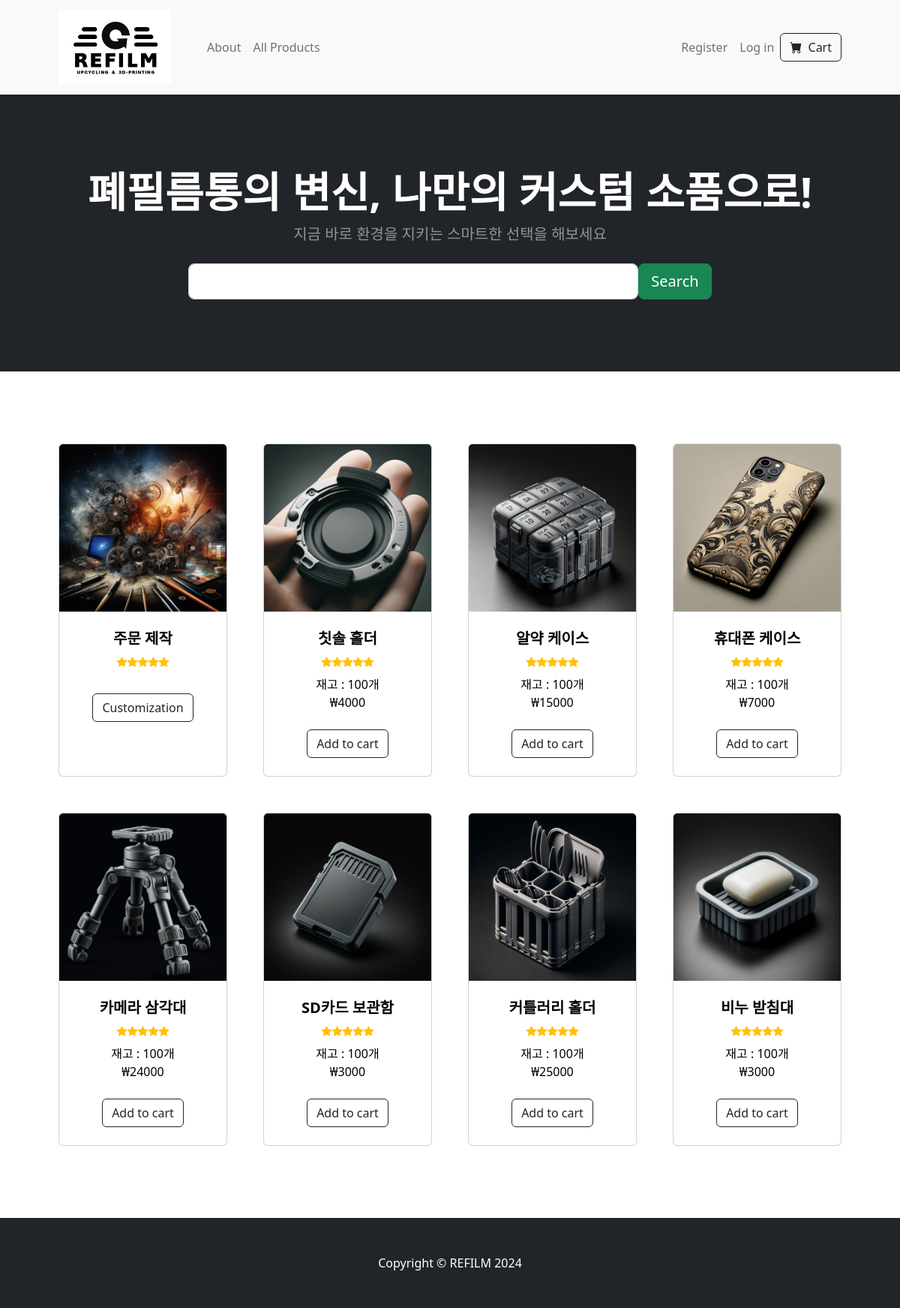
The app's page /, older data.
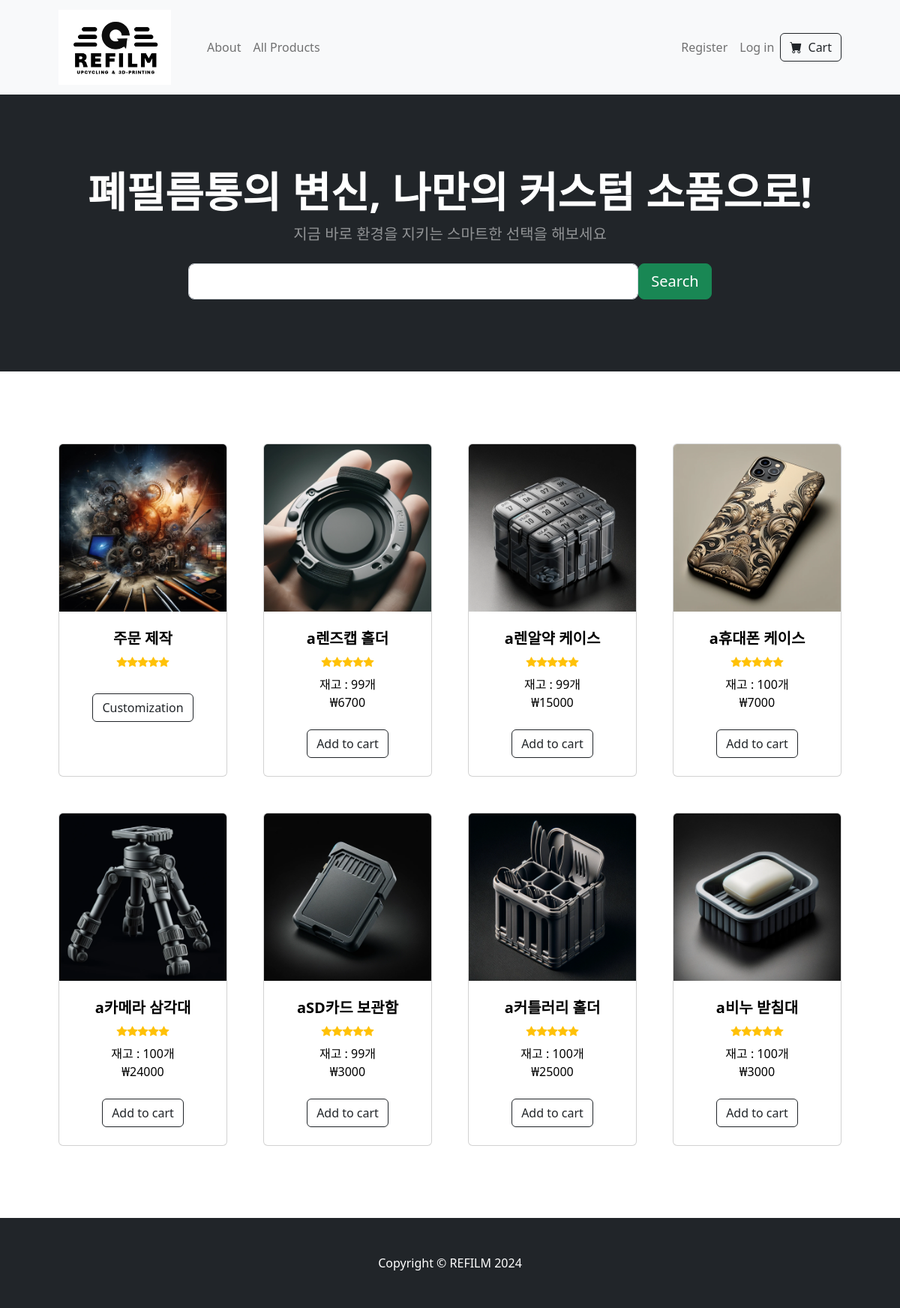
The same page, newer data.
### tables this page shows
CREATE TABLE products (id INTEGER PRIMARY KEY AUTOINCREMENT NOT NULL, productname TEXT NOT NULL, quantity INTEGER NOT NULL, price INTEGER NOT NULL, image_extension TEXT, description TEXT);

### app.py (the view)
@app.route('/')
def home():
    data, length = get_page_data(0, PER_PAGE)
    products = []
    for i in range(length):
        products.append({"product_name": data[i]["productname"], "quantity": data[i]["quantity"], "price": data[i]["price"], "product_id":int(data[i]["id"]), "image_extension": data[i]["image_extension"]})
    return render_template('index.html', products = products)

### helpers.py (called while the page is built)
def get_page_data(start, per_page_number):
    data = db.execute("SELECT * FROM products ORDER BY id desc LIMIT ? OFFSET ?", per_page_number, start)
    length = len(data)
    return data, length

### templates/index.html (shortened to what the changed rows need)
{% extends "layout.html" %}
{% block content %}
        <header class="bg-dark py-5">
            <div class="container px-4 px-lg-5 my-5">
                <div class="text-center text-white">
                    <h1 class="display-4 fw-bolder">폐필름통의 변신, 나만의 커스텀 소품으로!</h1>
                </div>
            </div>
        </header>
        <section class="py-5">
            <div class="container px-4 px-lg-5 mt-5">
                <div class="row gx-4 gx-lg-5 row-cols-2 row-cols-md-3 row-cols-xl-4 justify-content-center">
                    {% for product in products %}
                        <div class="col mb-5">
                            <div class="card h-100">
                                <a style="color: black; text-decoration:none" href="/product/{{ product.product_id }}">
                                    <img class="card-img-top" src="/static/product_images/product{{ product.product_id }}.{{ product.image_extension }}" alt="..." />
                                    <div class="card-body p-4">
                                        <div class="text-center">
                                            <h5 class="fw-bolder">{{ product.product_name }}</h5>
                                            <div class="d-flex justify-content-center small text-warning mb-2">
                                                <div class="bi-star-fill"></div>
                                                <div class="bi-star-fill"></div>
                                                <div class="bi-star-fill"></div>
                                                <div class="bi-star-fill"></div>
                                                <div class="bi-star-fill"></div>
                                            </div>
                                            재고 : {{ product.quantity }}개
                                            <br>₩{{ product.price }}
                                        </div>
                                    </div>
                                </a>
                                <form action="/add_to_cart/{{ product.product_id }}" method="post">
                                    <div class="card-footer p-4 pt-0 border-top-0 bg-transparent">
                                        <div class="text-center">
                                            <button type="submit" class="btn btn-outline-dark mt-auto">Add to cart</button>
                                        </div>
                                    </div>
                                </form>
                            </div>
                        </div>
                    {% endfor %}
                </div>
            </div>
        </section>
{% endblock %}

Row changes from the older to the newer data that the page shows:
changed products: product_name "칫솔 홀더" → "a렌즈캡 홀더"; quantity "100" → "99"; price "4000" → "6700"
changed products: product_name "알약 케이스" → "a렌알약 케이스"; quantity "100" → "99"
changed products: product_name "휴대폰 케이스" → "a휴대폰 케이스"
changed products: product_name "카메라 삼각대" → "a카메라 삼각대"
changed products: product_name "SD카드 보관함" → "aSD카드 보관함"; quantity "100" → "99"
changed products: product_name "커틀러리 홀더" → "a커틀러리 홀더"
changed products: product_name "비누 받침대" → "a비누 받침대"
